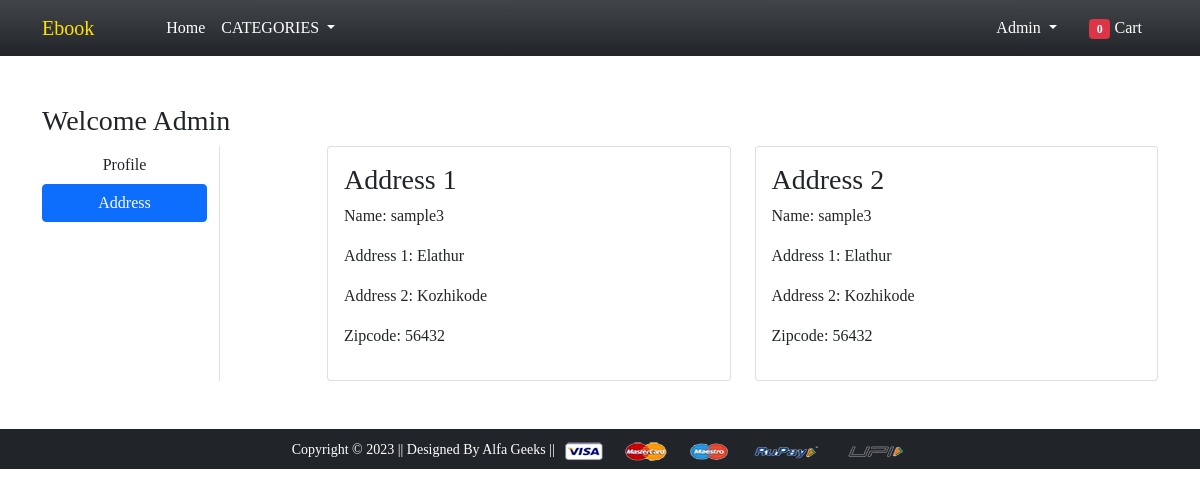
The page /address/ (signed in) on the database its author committed.
### app/models.py (models this page shows, shortened)
class Customer(models.Model):
    user = models.ForeignKey(User,on_delete=models.CASCADE)
    name = models.CharField(max_length=100)
    locality = models.CharField(max_length=100)
    city = models.CharField(max_length=50)
    zipcode = models.IntegerField()

### app/views.py (the view)
# urls.py: path('address/', views.address, name='address'),
def address(request):
    add = Customer.objects.filter(user=request.user)
    if request.user.is_authenticated:
            totalitems = len(Cart.objects.filter(user=request.user))
    context = {'add':add,'totalitems':totalitems}
    return render(request, 'app/address.html',context)

### app/templates/app/address.html (shortened to what this page needs)
{% extends 'app/base.html' %}
{% load static %}
{% block main-content %}
<div class="container my-5">
 <div class="row">
 <h3 class="text-capitalize">Welcome {{request.user}}</h3>
  <div class="col-sm-2 border-end">
   <ul class="list-unstyled">
    <li class="d-grid"><a href="{% url 'profile' %}" class="btn btn">Profile</a></li>
    <li class="d-grid"><a href="{% url 'address' %}" class="btn btn-primary">Address</a></li>
   </ul>
  </div>
  <div class="col-sm-9 offset-sm-1">
   <div class="row">
    {% for d in add %}
    <div class="col-sm-6">
     <div class="card">
      <div class="card-body">
       <h3>Address {{forloop.counter}}</h3>
       <p>Name: {{d.name}}</p>
       <p>Address 1: {{d.locality}}</p>
       <p>Address 2: {{d.city}}</p>
       <p>Zipcode: {{d.zipcode}}</p>
      </div>
     </div>
    </div>
    {% endfor %}
   </div>
  </div>
 </div>
</div>
{% endblock main-content %}

### app/templates/app/base.html (shortened to what this page needs)
{% load static %}
<!doctype html>
<html lang="en">
<head>
  <link href="https://cdn.jsdelivr.net/npm/bootstrap@5.0.0-beta1/dist/css/bootstrap.min.css" rel="stylesheet"
>
  <link rel="stylesheet" href="{% static 'css/owl.carousel.min.css' %}">
  <link rel="stylesheet" href="{% static 'css/all.min.css' %}">
  <link rel="stylesheet" href="{% static '/css/style.css' %}">
</head>
<body>
  <nav class="navbar navbar-expand-lg navbar-dark bg-gradient bg-dark">
    <div class="container">
      <a class="navbar-brand font-italic font-weight-bold" href="/"><span id="brand-name" class="font-italic font-weight-bold pe-5"
        style="color: rgba(255,226,0,1)">Ebook</span></a>
      <div class="collapse navbar-collapse" id="navbarSupportedContent">
        <ul class="navbar-nav me-auto mb-2 mb-lg-0">
          <li class="nav-item">
            <a class="nav-link active" aria-current="page" href="/">Home</a>
          </li>
          <li class="nav-item dropdown">
            <a class="nav-link dropdown-toggle text-white" href="#" id="electronicsDropdown" role="button"
              data-bs-toggle="dropdown" aria-expanded="false">
            CATEGORIES
            </a>
          </li>
        </ul>
        <div>
          <ul class="navbar-nav me-auto mb-2 mb-lg-0">
            {% if request.user.is_authenticated %}
            <li class="nav-item dropdown mx-2">
              <a class="nav-link dropdown-toggle text-white" href="#" id="profileDropdown" role="button"
                data-bs-toggle="dropdown" aria-expanded="false">
                {{request.user.username|title}}
              </a>
            </li>
            <li class="nav-item mx-2">
              <a href="{% url 'showcart' %}" class="nav-link text-white"><span class="badge bg-danger">{{totalitems}}</span> Cart
              </a>
            </li>
            {% endif %}
          </ul>
        </div>
      </div>
    </div>
  </nav>
  {% block main-content %} {% endblock main-content %}
  <footer class="container-fluid bg-dark text-center p-2 mt-5">
    <small class="text-white">Copyright &copy; 2023 || Designed By Alfa Geeks || </small>
    <img src="{% static 'images/payment.png' %}" alt="" srcset="" class="img-fluid" height="2px">
  </footer>
</body>
</html>

### static/css/style.css (style rules this page uses)
* { font-family: serif; }

### rows shown on the page
Customer: name "sample3", locality "Elathur", city "Kozhikode", zipcode "56432"
Customer: name "sample3", locality "Elathur", city "Kozhikode", zipcode "56432"

### other values the page prints
{{ request.user.username|title }} "Admin"
{{ totalitems }} "0"
{{ request.user }} "Admin"
